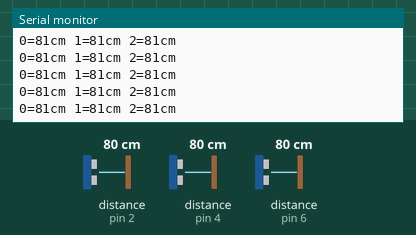
This sketch was run on a simulated Arduino Uno, built with avr-gcc and run on an emulated ATmega328P. Parts: the last lines printed to the serial monitor. The test bench sets the inputs (shaded band); at power-on: distance to the obstacle (sensors on pin 2, pin 4, pin 6) 80 cm. The echo pulse lasts 58.3 µs per cm.

Above: at 1.2 s.
1.3 s: distance to the obstacle (sensor on pin 2) set to 2 cm
At 1.35 s:
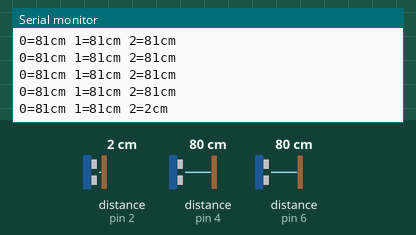
4.3 s: distance to the obstacle (sensor on pin 4) set to 60 cm
At 4.43 s:
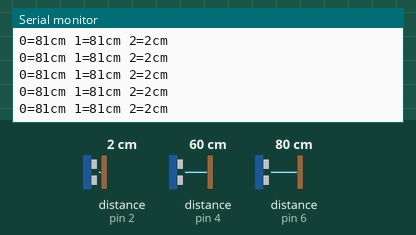
7.3 s: distance to the obstacle (sensor on pin 6) set to 35 cm
At 7.33 s:
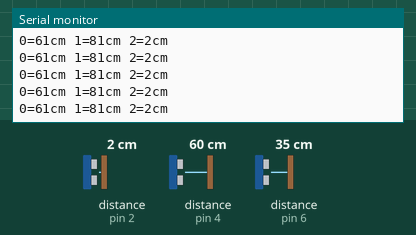
10.3 s: distance to the obstacle (sensor on pin 4) set to 4 cm
At 10.33 s:
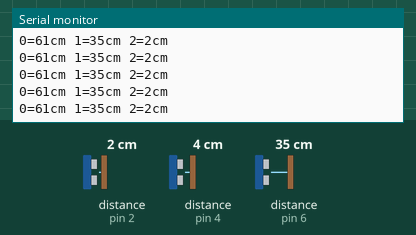
13.3 s: distance to the obstacle (sensor on pin 4) set to 9 cm
At 13.43 s:
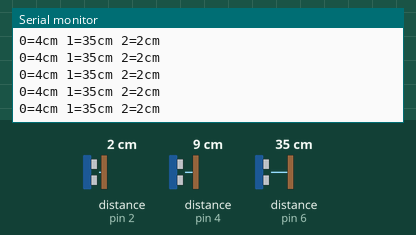
16.3 s: distance to the obstacle (sensor on pin 2) set to 4 cm
At 16.38 s:
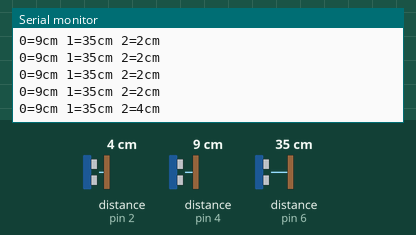
Timing chart, 0 to 18.8 s (numbered marks = the images above; inputs shaded):
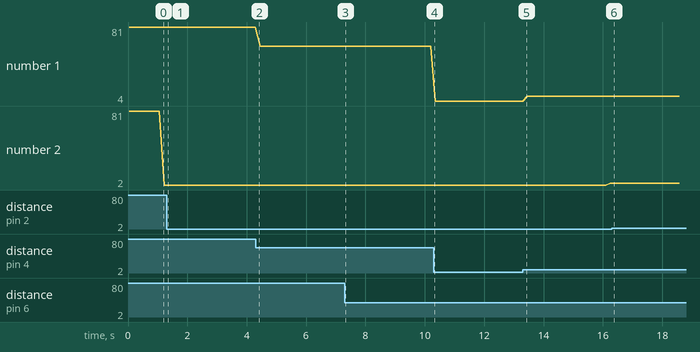

The sketch:

UltraSound2.ino
```cpp
#include <NewPing.h>

#define trigPinCenter 7
#define echoPinCenter 6
#define trigPinLeft 5
#define echoPinLeft 4
#define trigPinRight 3
#define echoPinRight 2
#define MAX_DISTANCE 100
#define SONAR_NUM 3

NewPing sonar[3] = {
  NewPing(trigPinLeft, echoPinLeft, MAX_DISTANCE), // max distance is 200cm.
  NewPing(trigPinCenter, echoPinCenter, MAX_DISTANCE),
  NewPing(trigPinRight, echoPinRight, MAX_DISTANCE)
};

void setup() {
  pinMode(trigPinLeft,OUTPUT); // Trigger is an output pin
  pinMode(trigPinRight,OUTPUT); // Trigger is an output pin
  pinMode(trigPinCenter, OUTPUT);
  pinMode(echoPinLeft,INPUT); // Echo is an input pin
  pinMode(echoPinRight,INPUT); // Echo is an input pin
  pinMode(echoPinCenter, INPUT);
  // put your setup code here, to run once:
  Serial.begin(115200);

}

void loop() {
  // put your main code here, to run repeatedly:
   for (uint8_t i = 0; i < SONAR_NUM; i++) { // Loop through each sensor and display results. "uint8_t" is the same type as "byte".
    delay(50); // Wait 50ms between pings (about 20 pings/sec). 29ms should be the shortest delay between pings.
    Serial.print(i);
    Serial.print("=");
    Serial.print(sonar[i].ping_cm());
    Serial.print("cm ");
    // if the left has 30 centimeters and right is clear than turn right.
    // if the center has 30 centimeters and left has 30 centimers turn right

    // If the center left and right all all have 30 centimeters turn 90 degrees.

    // If the right or right and center both have 30 centimeters turn left.
  }
  Serial.println();


}
```

Measured:
- plotted number 1: 81 → 61 after the input at 4.3 s, 61 → 4 after the input at 10.3 s, 4 → 9 after the input at 13.3 s
